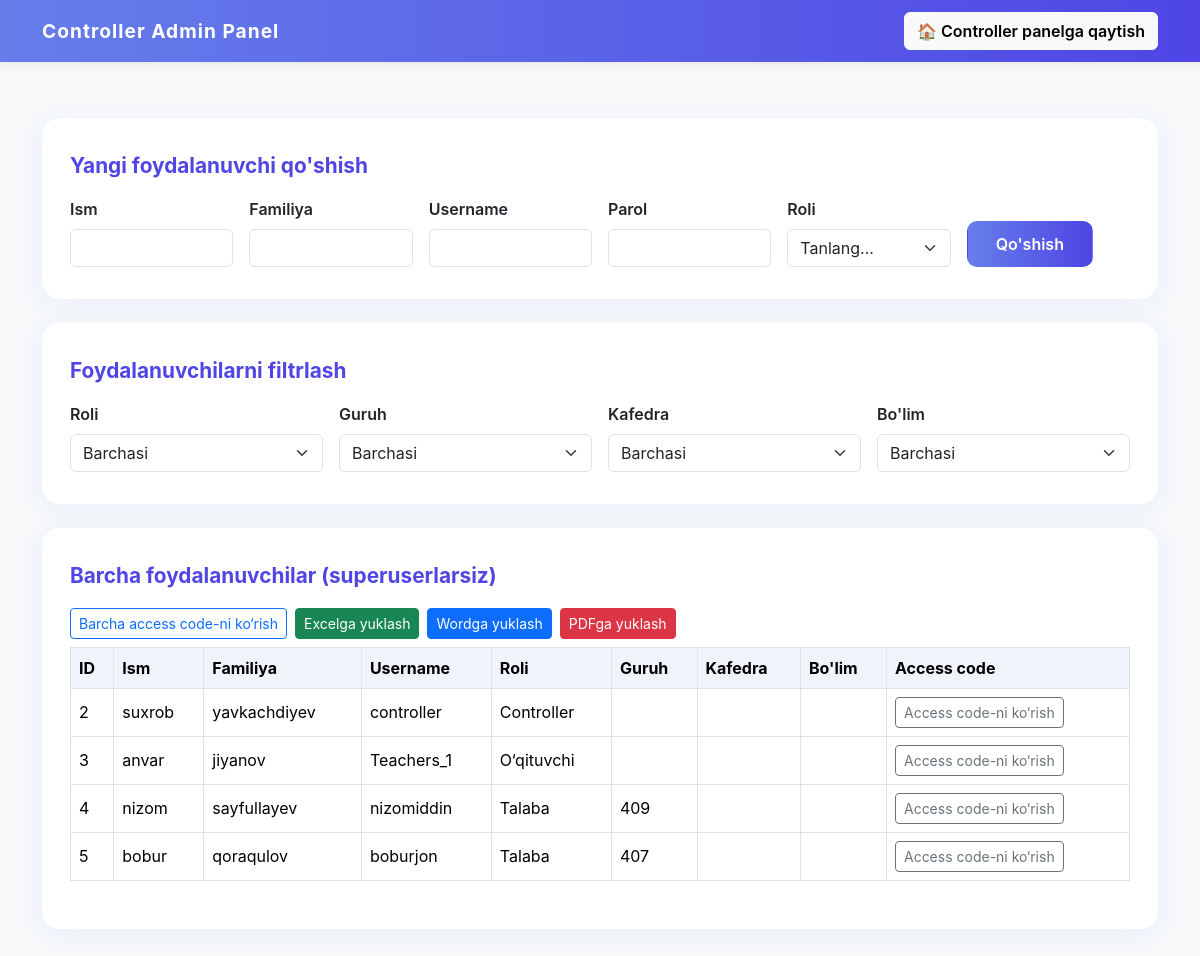
The app's page /api/controller-panel/add-user/ (signed in), older data.
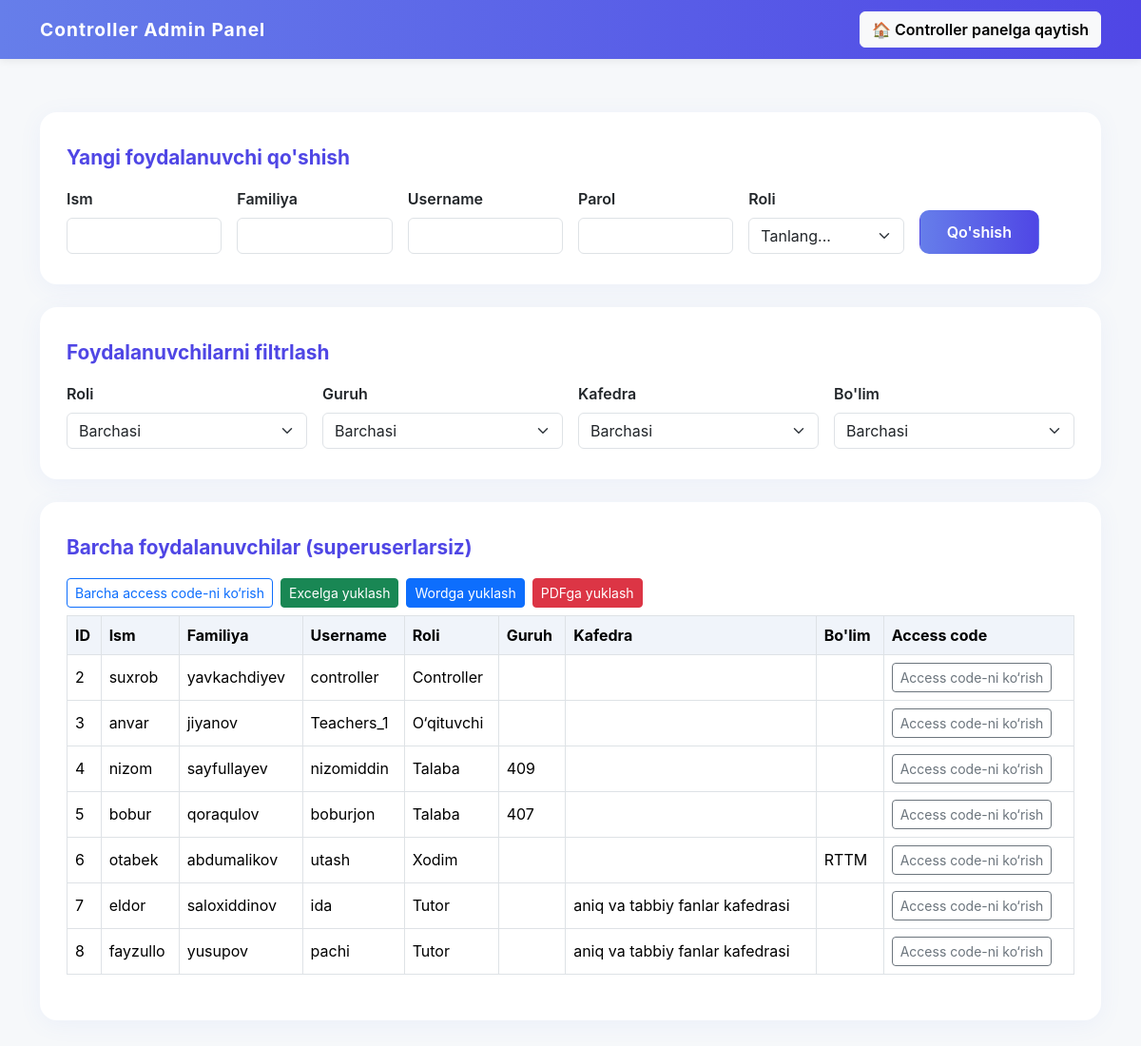
The same page, newer data.
### main/models.py (models this page shows, shortened)
class User(AbstractUser):
    ROLE_CHOICES = (
        ('admin', 'Admin'),
        ('teacher', 'O‘qituvchi'),
        ('controller', 'Controller'),
        ('student', 'Talaba'),
        ('tutor', 'Tutor'),
        ('employee', 'Xodim'),
    )
    role = models.CharField(max_length=20, choices=ROLE_CHOICES, default='student')
    access_code = models.CharField(max_length=5, unique=True, blank=True, null=True)  # Talaba, tutor, xodim uchun
    group = models.ForeignKey('Group', on_delete=models.SET_NULL, null=True, blank=True, related_name='students', verbose_name='Guruh')  # Talabani guruhga bog‘lash
    kafedra = models.ForeignKey('Kafedra', on_delete=models.SET_NULL, null=True, blank=True, related_name='tutors', verbose_name='Kafedra')
    bulim = models.ForeignKey('Bulim', on_delete=models.SET_NULL, null=True, blank=True, related_name='employees', verbose_name="Bo'lim")
    groups = models.ManyToManyField(
        'auth.Group',
        related_name='main_user_set',  # Ziddiyatni oldini olish uchun
        blank=True,
        help_text='The groups this user belongs to.',
        verbose_name='groups',
    )
    user_permissions = models.ManyToManyField(
        'auth.Permission',
        related_name='main_user_set',  # Ziddiyatni oldini olish uchun
        blank=True,
        help_text='Specific permissions for this user.',
        verbose_name='user permissions',
    )
    class Meta:
        verbose_name = "Foydalanuvchi"
        verbose_name_plural = "Foydalanuvchilar"

class Group(models.Model):
    faculty = models.ForeignKey(Faculty, on_delete=models.CASCADE, related_name='groups', verbose_name="Fakultet")
    name = models.CharField(max_length=100, verbose_name="Guruh nomi")
    created_at = models.DateTimeField(auto_now_add=True, verbose_name="Yaratilgan sana")
    class Meta:
        verbose_name = "Guruh"
        verbose_name_plural = "Guruhlar"

class Bulim(models.Model):
    name = models.CharField(max_length=255, verbose_name="Bo'lim nomi")
    created_at = models.DateTimeField(auto_now_add=True, verbose_name='Yaratilgan sana')
    class Meta:
        verbose_name = "Bo'lim"
        verbose_name_plural = "Bo'limlar"

class Kafedra(models.Model):
    faculty = models.ForeignKey('Faculty', on_delete=models.CASCADE, related_name='kafedralar', verbose_name='Fakultet')
    name = models.CharField(max_length=255, verbose_name='Kafedra nomi')
    created_at = models.DateTimeField(auto_now_add=True, verbose_name='Yaratilgan sana')
    class Meta:
        verbose_name = 'Kafedra'
        verbose_name_plural = 'Kafedralar'

### main/views_controller_panel.py (the view, shortened to what this page needs)
@login_required
def add_user(request):
    if not hasattr(request.user, 'role') or request.user.role != 'controller':
        return redirect('/api/login/')
    users = User.objects.exclude(is_superuser=True)
    filter_role = request.GET.get('filter_role')
    filter_group = request.GET.get('filter_group')
    filter_kafedra = request.GET.get('filter_kafedra')
    filter_bulim = request.GET.get('filter_bulim')
    if filter_role:
        users = users.filter(role=filter_role)
    if filter_group:
        users = users.filter(group_id=filter_group)
    if filter_kafedra:
        users = users.filter(kafedra_id=filter_kafedra)
    if filter_bulim:
        users = users.filter(bulim_id=filter_bulim)
    groups = Group.objects.all()
    kafedralar = Kafedra.objects.all()
    bulimlar = Bulim.objects.all()
    role_choices = User.ROLE_CHOICES
    return render(request, 'controller_panel/add_user.html', {
        'users': users,
        'groups': groups,
        'kafedralar': kafedralar,
        'bulimlar': bulimlar,
        'role_choices': role_choices,
    })

### main/templates/controller_panel/add_user.html (shortened to what this page needs)
<!DOCTYPE html>
<html lang="uz">
<head>
    <link href="https://cdn.jsdelivr.net/npm/bootstrap@5.3.3/dist/css/bootstrap.min.css" rel="stylesheet">
</head>
<body>
<nav style="position:fixed;top:0;left:0;width:100%;z-index:1000;background:linear-gradient(90deg,#667eea,#4f46e5);box-shadow:0 2px 8px rgba(0,0,0,0.07);padding:12px 0;">
    <div class="container d-flex justify-content-between align-items-center">
        <span style="color:#fff;font-weight:700;font-size:1.2rem;letter-spacing:1px;">Controller Admin Panel</span>
        <a href="/api/controller-panel/dashboard/" class="btn btn-light" style="font-weight:600;">🏠 Controller panelga qaytish</a>
    </div>
</nav>
<div class="container py-5" style="margin-top:70px;">
    <div class="user-card mb-4">
        <div class="form-section-title mb-3">Yangi foydalanuvchi qo'shish</div>
        <form method="post" autocomplete="off">
            <div class="row g-3 align-items-end">
                <div class="col-md-2">
                    <label for="first_name" class="form-label">Ism</label>
                    <input type="text" class="form-control" id="first_name" name="first_name" required>
                </div>
                <div class="col-md-2">
                    <label for="last_name" class="form-label">Familiya</label>
                    <input type="text" class="form-control" id="last_name" name="last_name" required>
                </div>
                <div class="col-md-2">
                    <label for="username" class="form-label">Username</label>
                    <input type="text" class="form-control" id="username" name="username" required>
                </div>
                <div class="col-md-2">
                    <label for="password" class="form-label">Parol</label>
                    <input type="text" class="form-control" id="password" name="password" required>
                </div>
                <div class="col-md-2">
                    <label for="role" class="form-label">Roli</label>
                    <select class="form-select" id="role" name="role" required onchange="showRoleFields()">
                        <option value="">Tanlang...</option>
                    </select>
                </div>
                <div class="col-md-2">
                    <button type="submit" class="btn btn-add">Qo'shish</button>
                </div>
            </div>
        </form>
    </div>
    <div class="user-card mb-4">
        <div class="form-section-title mb-3">Foydalanuvchilarni filtrlash</div>
        <form method="get" id="filterForm">
            <div class="row g-3 align-items-end">
                <div class="col-md-3">
                    <label for="filter_role" class="form-label">Roli</label>
                    <select class="form-select" id="filter_role" name="filter_role" onchange="this.form.submit()">
                        <option value="">Barchasi</option>
                    </select>
                </div>
                <div class="col-md-3">
                    <label for="filter_group" class="form-label">Guruh</label>
                    <select class="form-select" id="filter_group" name="filter_group" onchange="this.form.submit()">
                        <option value="">Barchasi</option>
                    </select>
                </div>
                <div class="col-md-3">
                    <label for="filter_kafedra" class="form-label">Kafedra</label>
                    <select class="form-select" id="filter_kafedra" name="filter_kafedra" onchange="this.form.submit()">
                        <option value="">Barchasi</option>
                    </select>
                </div>
                <div class="col-md-3">
                    <label for="filter_bulim" class="form-label">Bo'lim</label>
                    <select class="form-select" id="filter_bulim" name="filter_bulim" onchange="this.form.submit()">
                        <option value="">Barchasi</option>
                    </select>
                </div>
            </div>
        </form>
    </div>
    <div class="user-card">
        <div class="form-section-title mb-3">Barcha foydalanuvchilar (superuserlarsiz)</div>
        <div class="d-flex align-items-center mb-2 gap-2">
            <button type="button" class="btn btn-outline-primary btn-sm" id="showAllAccessBtn">Barcha access code-ni ko‘rish</button>
            <a href="{% url 'export_users_excel' %}?filter_role={{ request.GET.filter_role }}&filter_group={{ request.GET.filter_group }}&filter_kafedra={{ request.GET.filter_kafedra }}&filter_bulim={{ request.GET.filter_bulim }}" class="btn btn-success btn-sm">Excelga yuklash</a>
            <a href="{% url 'export_users_word' %}?filter_role={{ request.GET.filter_role }}&filter_group={{ request.GET.filter_group }}&filter_kafedra={{ request.GET.filter_kafedra }}&filter_bulim={{ request.GET.filter_bulim }}" class="btn btn-primary btn-sm">Wordga yuklash</a>
            <a href="{% url 'export_users_pdf' %}?filter_role={{ request.GET.filter_role }}&filter_group={{ request.GET.filter_group }}&filter_kafedra={{ request.GET.filter_kafedra }}&filter_bulim={{ request.GET.filter_bulim }}" class="btn btn-danger btn-sm">PDFga yuklash</a>
        </div>
        <div class="table-responsive">
            <table class="table user-table table-bordered table-hover">
                <thead>
                        <tr>
                            <th>ID</th>
                            <th>Ism</th>
                            <th>Familiya</th>
                            <th>Username</th>
                            <th>Roli</th>
                            <th>Guruh</th>
                            <th>Kafedra</th>
                            <th>Bo'lim</th>
                            <th>Access code</th>
                        </tr>
                </thead>
                <tbody>
                    {% for user in users %}
                    <tr>
                        <td>{{ user.id }}</td>
                        <td>{{ user.first_name }}</td>
                        <td>{{ user.last_name }}</td>
                        <td>{{ user.username }}</td>
                        <td>{{ user.get_role_display }}</td>
                        <td>{% if user.group %}{{ user.group.name }}{% endif %}</td>
                        <td>{% if user.kafedra %}{{ user.kafedra.name }}{% endif %}</td>
                        <td>{% if user.bulim %}{{ user.bulim.name }}{% endif %}</td>
                        <td>
                            <button type="button" class="btn btn-sm btn-outline-secondary show-access-btn" data-access="{{ user.access_code }}">Access code-ni ko‘rish</button>
                        </td>
                    </tr>
                    {% endfor %}
                </tbody>
            </table>
        </div>
    </div>
</div>
</body>
</html>

### main/templates/controller_panel/add_user.html (style rules this page uses)
body { background: #f6f8fa; font-family: 'Inter', 'Segoe UI', sans-serif; }
.user-card { background: #fff; border-radius: 18px; box-shadow: 0 4px 24px rgba(102,126,234,0.07); padding: 32px 28px; margin-bottom: 32px; }
.user-table th, .user-table td { vertical-align: middle; }
.user-table th { background: #f0f4fa; }
.user-table tr:nth-child(even) { background: #f9fafb; }
.form-label { font-weight: 600; }
.form-section-title { font-size: 1.3rem; font-weight: 700; color: #4f46e5; margin-bottom: 18px; }
.btn-add { background: linear-gradient(90deg,#667eea,#4f46e5); color: #fff; font-weight: 600; border-radius: 10px; padding: 10px 28px; }

Row changes from the older to the newer data that the page shows:
added User: id "6", first_name "otabek", last_name "abdumalikov", username "utash", role "Xodim", bulim.name "RTTM"
added User: id "7", first_name "eldor", last_name "saloxiddinov", username "ida", role "Tutor", kafedra.name "aniq va tabbiy fanlar kafedrasi"
added User: id "8", first_name "fayzullo", last_name "yusupov", username "pachi", role "Tutor", kafedra.name "aniq va tabbiy fanlar kafedrasi"
